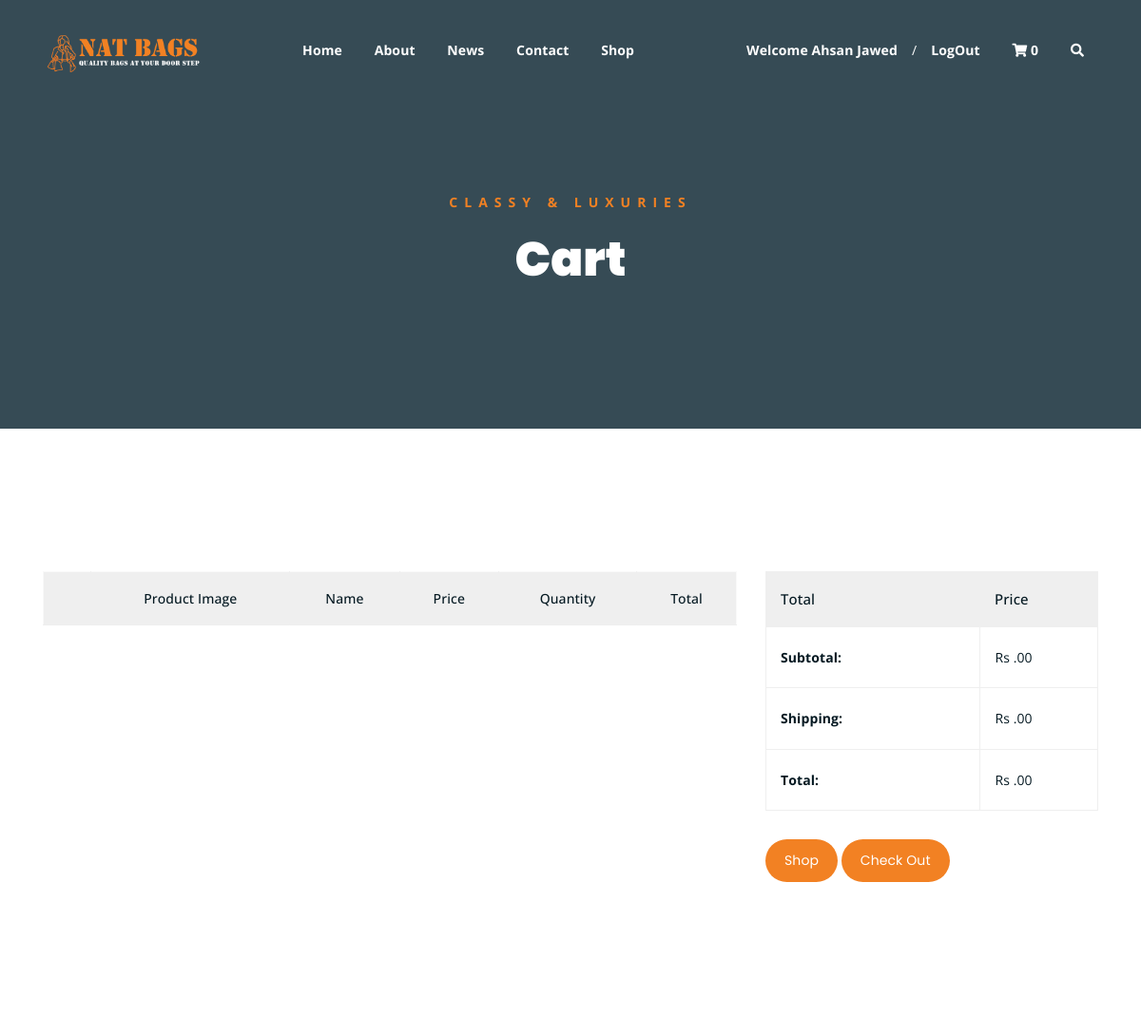
Before: /cart/ (signed in, upper part) with the older database file.
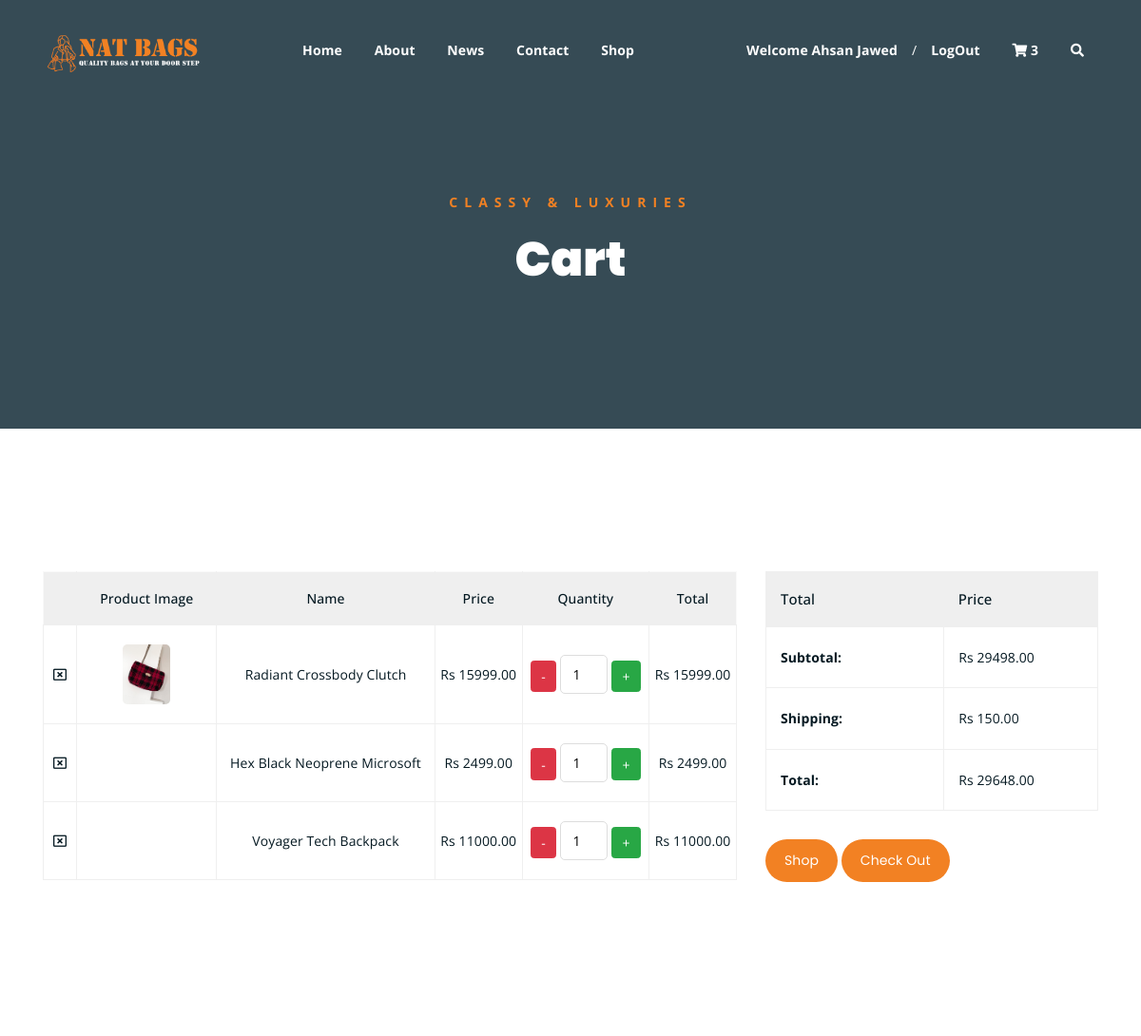
After: the same page with the newer database file.
### Shop/models.py (models this page shows, shortened)
class cartItems(models.Model):
    cartF=models.ForeignKey(cart,on_delete=models.CASCADE,related_name='cart_items')
    productF=models.ForeignKey(product,on_delete=models.SET_NULL,null=True)
    quantity = models.IntegerField(default=1)
    def get_product_price(self):
        product_price=self.productF.product_price
        qty=self.quantity
        global total_price;
        total_price= product_price * qty
        return total_price

class product(models.Model):
    product_name=models.CharField(max_length=50)
    product_price=models.IntegerField(default=0)
    product_image=models.ImageField(upload_to='products',default='')
    product_material=models.CharField(max_length=50,default='')
    product_details=models.TextField(max_length=1500)
    product_rating=models.IntegerField(default=0)
    product_quantity=models.IntegerField(default=0)
    product_catagory=models.ForeignKey(catagory, on_delete=models.CASCADE, null=False, default='')

class cart(models.Model):
    Customer=models.ForeignKey(Customer,on_delete=models.CASCADE,related_name='cart')
    is_paid=models.BooleanField(default=False)
    delivery_price=150
    def get_cart_subtotal(self):
            cart_items = self.cart_items.all()  # Assuming you have a related_name set for the cart_items ForeignKey
            subtotal_price = []
            for ci in cart_items:
                subtotal_price.append(ci.get_product_price())
            return sum(subtotal_price)
    def get_total(self):
        subtotal=self.get_cart_subtotal()
        total=subtotal + self.delivery_price
        return (total)

### natBags/views.py (the view)
# urls.py: path('cart/', views.cartPage, name='cart'),
def cartPage(request):
    customer_id = request.session.get('customer_id')
    if customer_id:
        try:
            cartObj = cart.objects.filter(Customer=customer_id, is_paid=False).first()
            if cartObj:
                cartID = cartObj.id
                cartItemCount = cartItems.objects.filter(cartF=cartID).count()
                cartItemData = cartItems.objects.filter(cartF=cartID)
                data = {
                    'cartItem': cartItemData,
                    'cart': cartObj,
                    'cartItemCount': cartItemCount
                }
                return render(request, 'cart.html', data)
            else:
                return render(request, 'cart.html', {'cartItem': [], 'cart': None, 'cartItemCount': 0})
        except cart.DoesNotExist:
            return render(request, 'cart.html', {'cartItem': [], 'cart': None, 'cartItemCount': 0})
    else:
        return render(request, '404.html', {'cartItem': [], 'cart': None, 'cartItemCount': 0})

### templates/cart.html (shortened to what this page needs)
{% extends 'base.html' %}
{% block content %}
	<div class="breadcrumb-section breadcrumb-bg">
		<div class="container">
			<div class="row">
				<div class="col-lg-8 offset-lg-2 text-center">
					<div class="breadcrumb-text">
						<p>CLASSY & LUXURIES</p>
						<h1>Cart</h1>
					</div>
				</div>
			</div>
		</div>
	</div>
	<div class="cart-section mt-150 mb-150">
		<div class="container">
			<div class="row">
				<div class="col-lg-8 col-md-12">
					<div class="cart-table-wrap">
						<table class="cart-table">
							<thead class="cart-table-head">
								<tr class="table-head-row">
									<th class="product-remove"></th>
									<th class="product-image">Product Image</th>
									<th class="product-name">Name</th>
									<th class="product-price">Price</th>
									<th class="product-quantity">Quantity</th>
									<th class="product-total">Total</th>
								</tr>
							</thead>
							<tbody>
								{% for c in cartItem %}
									{% if cart.is_paid == False %}
										<tr class="table-body-row">
											<td class="product-remove"><a href="{% url 'remove-cart-item' c.id %}"><i class="far fa-window-close"></i></a></td>
											<td class="product-image"><img src="../Media/{{ c.productF.product_image }}" alt=""></td>
											<td class="product-name">{{c.productF.product_name}}</td>
											<td class="product-price"> Rs {{c.productF.product_price}}.00 </td>
											<td class="product-quantity">
												<a href="{% url 'minus' c.id %}" class="btn btn-danger "> - </a>
												<input type="number" placeholder="0"value="{{c.quantity}}" min="1" name="product-qty" readonly>
												<a href="{% url 'plus' c.id %}" class="btn btn-success "> + </a>
											</td>
											<td class="product-total"> Rs {{c.get_product_price}}.00 </td>
										</tr>
									{% endif %}
								{% endfor %}
							</tbody>
						</table>
					</div>
				</div>
				<div class="col-lg-4">
					<div class="total-section">
						<table class="total-table">
							<thead class="total-table-head">
								<tr class="table-total-row">
									<th>Total</th>
									<th>Price</th>
								</tr>
							</thead>
							<tbody>
								<tr class="total-data">
									<td><strong>Subtotal: </strong></td>
									<td>Rs {{ cart.get_cart_subtotal }}.00 </td>
								</tr>
								<tr class="total-data">
									<td><strong>Shipping: </strong></td>
									<td>Rs {{ cart.delivery_price }}.00</td>
								</tr>
								<tr class="total-data">
									<td><strong>Total: </strong></td>
									<td>Rs {{ cart.get_total }}.00</td>
								</tr>
							</tbody>
						</table>
						<div class="cart-buttons">
							<a href="{% url 'shop'  %}" class="boxed-btn">Shop</a>
							<a href="{% url 'checkout' %}" class="boxed-btn black">Check Out</a>
						</div>
					</div>
				</div>
			</div>
		</div>
	</div>
	{% endblock %}

### templates/base.html
{% include 'header.html' %}
<body>
    {% block content  %}
    {% endblock %}
</body>
{% include 'footer.html' %}

### templates/header.html (shortened to what this page needs)
<!DOCTYPE html>
<html lang="en">
<head>
	<link rel="stylesheet" href="../static/css/all.min.css">
	<link rel="stylesheet" href="../static/bootstrap/css/bootstrap.min.css">
	<link rel="stylesheet" href="../static/css/owl.carousel.css">
	<link rel="stylesheet" href="../static/css/magnific-popup.css">
	<link rel="stylesheet" href="../static/css/animate.css">
	<link rel="stylesheet" href="../static/css/meanmenu.min.css">
	<link rel="stylesheet" href="../static/css/main.css">
	<link rel="stylesheet" href="../static/css/responsive.css">
</head>
<body>
	<div class="top-header-area" id="sticker">
		<div class="container">
			<div class="row">
				<div class="col-lg-12 col-sm-12 text-center">
					<div class="main-menu-wrap">
						<div class="site-logo">
							<a href="{% url 'index' %}">
								<img src="../static/img/logo.png" alt="">
							</a>
						</div>
						<nav class="main-menu">
							<ul>
								<li class="{% if request.path == '/' %} current-list-item{% endif %}" ><a href="{% url 'index' %}">Home</a></li>
								<li class="{% if request.path == '/about/' %} current-list-item{% endif %}" ><a href="{% url 'about' %}">About</a></li>
								<li class="{% if request.path == '/news/' %} current-list-item{% endif %}" ><a href="{% url 'news' %}">News</a></li>
								<li class="{% if request.path == '/contact/' %} current-list-item{% endif %}" ><a href="{% url 'contact' %}">Contact</a></li>
								<li class="{% if request.path == '/shop/' %} current-list-item{% endif %}" ><a href="{% url 'shop' %}">Shop</a></li>
								<li>
									<div class="header-icons">
										{% if request.session.customer_id %}
										<span><a href="{% url 'index' %}" class="customer_info"> Welcome {{ request.session.customer_name }} </a>/<a href="{% url 'logout' %}">LogOut</a>
											<a href="/cart/"><i class="fas fa-shopping-cart"></i> <span style="color: white;">{{ cartItemCount | default:"0" }}</span> </a>
										</span>
										{% else %}
										<span><a href="{% url 'login' %}"> LogIn </a>/<a href="{% url 'register' %}">Register</a></span>
										{% endif %}
										<a class="mobile-hide search-bar-icon" href="#"><i class="fas fa-search"></i></a>
									</div>
								</li>
							</ul>
						</nav>
					</div>
				</div>
			</div>
		</div>
	</div>

### templates/footer.html (shortened to what this page needs)
</body>
</html>

### static/css/main.css (style rules this page uses)
html { font-size: 14px; font-weight: 400; line-height: 28px; height: 100%; }
body { margin: 0; padding: 0; font-family: "Open Sans", sans-serif; font-weight: 400; font-size: 1rem; letter-spacing: 0.1px; line-height: 1.8; color: #051922; overflow-x: hidden; }
body img { max-width: 100%; }
a { cursor: pointer; text-decoration: none; -webkit-transition: all 0.2s ease-in-out; -o-transition: all 0.2s ease-in-out; transition: all 0.2s ease-in-out; }
h1, .h1, h2, .h2, h3, .h3, h4, .h4, h5, .h5, h6, .h6 { font-family: "Poppins", sans-serif; font-weight: 700; margin: 0 0 1.25rem 0; color: #051922; }
h1:last-child, .h1:last-child, h2:last-child, .h2:last-child, h3:last-child, .h3:last-child, h4:last-child, .h4:last-child, h5:last-child, .h5:last-child, h6:last-child, .h6:last-child { margin: 0; }
h1, .h1 { font-size: 4rem; font-weight: 700; line-height: 4rem; }
p { font-family: "Open Sans", sans-serif; font-weight: 400; font-size: 1rem; letter-spacing: 0.1px; line-height: 1.8; color: #051922; margin: 0 0 1.25rem 0; }
.mt-150 { margin-top: 150px; }
.mb-150 { margin-bottom: 150px; }
a.boxed-btn { font-family: 'Poppins', sans-serif; display: inline-block; background-color: #F28123; color: #fff; padding: 10px 20px; }
a.boxed-btn, a.bordered-btn, a.cart-btn { border-radius: 50px; }
.breadcrumb-bg { background-image: url(../img/breadcrumb-bg.jpg); }
.breadcrumb-text p { color: #F28123; font-weight: 700; text-transform: uppercase; letter-spacing: 7px; }
.breadcrumb-text h1 { font-size: 50px; font-weight: 900; color: #fff; margin: 0; margin-top: 20px; }
.breadcrumb-section { padding: 150px 0; background-size: cover; background-position: center center; position: relative; z-index: 1; background-attachment: fixed; padding-top: 200px; }
.breadcrumb-section:after { position: absolute; left: 0; top: 0; width: 100%; height: 100%; content: ""; background-color: #07212e; z-index: -1; opacity: 0.8; }
.top-header-area { position: absolute; z-index: 999; width: 100%; padding: 25px 0; }
nav.main-menu ul { margin: 0; padding: 0; list-style: none; }
nav.main-menu ul li { display: inline-block; }
nav.main-menu ul li a { color: #fff; font-weight: 700; display: block; padding: 15px; }
nav.main-menu ul>li { position: relative; }
nav.main-menu ul li:last-child a { display: inline-block; }
nav.main-menu>ul li:last-child { float: right; }
.site-logo { float: left; max-width: 170px; }
.main-menu-wrap { position: relative; }
.header-icons a { color: #fff; display: inline-block; padding: 10px; }
.header-icons span { color: #fff; }
.site-logo { padding: 0; }
nav.main-menu li a { -webkit-transition: 0.3s; -o-transition: 0.3s; transition: 0.3s; }
.top-header-area .header-icons a { -webkit-transition: 0.3s; -o-transition: 0.3s; transition: 0.3s; }
.top-header-area { -webkit-transition: 0.3s; -o-transition: 0.3s; transition: 0.3s; }
a.boxed-btn { -webkit-transition: 0.3s; -o-transition: 0.3s; transition: 0.3s; }
.product-image img { -webkit-transition: 0.3s; -o-transition: 0.3s; transition: 0.3s; }
html, body { height: 100%; }
.product-image { padding: 30px; padding-bottom: 0; }
.product-image img { width: 90%; border-radius: 5px; margin-bottom: 20px; }
input[type="number"] { border: 1px solid #ddd; text-align: center; border-radius: 5px; padding: 7px; width: 50px; margin-bottom: 15px; }
table.cart-table { border: 1px solid #f9f9f9; width: 100%; }
thead { border-bottom: 1px solid #eee; }
tr.table-head-row th { border-right: 1px solid #efefef; padding: 15px; font-weight: 500; text-align: center; }
tr.table-head-row th:last-child { border-right: none; }
.cart-table-wrap tbody tr td { text-align: center; }
td.product-image img { max-width: 50px; -webkit-box-shadow: none; box-shadow: none; margin-bottom: 0; }
.cart-table-wrap tbody tr td { border: 1px solid #efefef; padding: 20px 0; color: #051922; }
thead.cart-table-head tr { background-color: #efefef; }
td.product-quantity input { margin-bottom: 0; }
td.product-remove a { color: #051922; }
.total-section table.total-table { border: 1px solid #efefef; width: 100%; }
tr.table-total-row { background-color: #efefef; }
tr.table-total-row th { font-weight: 500; font-size: 15px; padding: 15px; }
table.total-table tbody tr.total-data td { border: 1px solid #efefef; padding: 19px 15px; }
tr.total-data td strong { margin-right: 32px; }
.cart-buttons { margin-top: 30px; }
.cart-buttons a:first-child { margin-right: 20px; }

Changed rows visible on the page:
added cartItems: productF.product_image (picture), productF.product_name "Radiant Crossbody Clutch", productF.product_price "15999", get_product_price "15999"
added cartItems: productF.product_name "Hex Black Neoprene Microsoft", productF.product_price "2499", get_product_price "2499"
added cartItems: productF.product_name "Voyager Tech Backpack", productF.product_price "11000", get_product_price "11000"
added cart: get_cart_subtotal "29498", delivery_price "150", get_total "29648"
Other visible differences:
{{ cartItemCount | default:"0" }}: "0" → "3"
